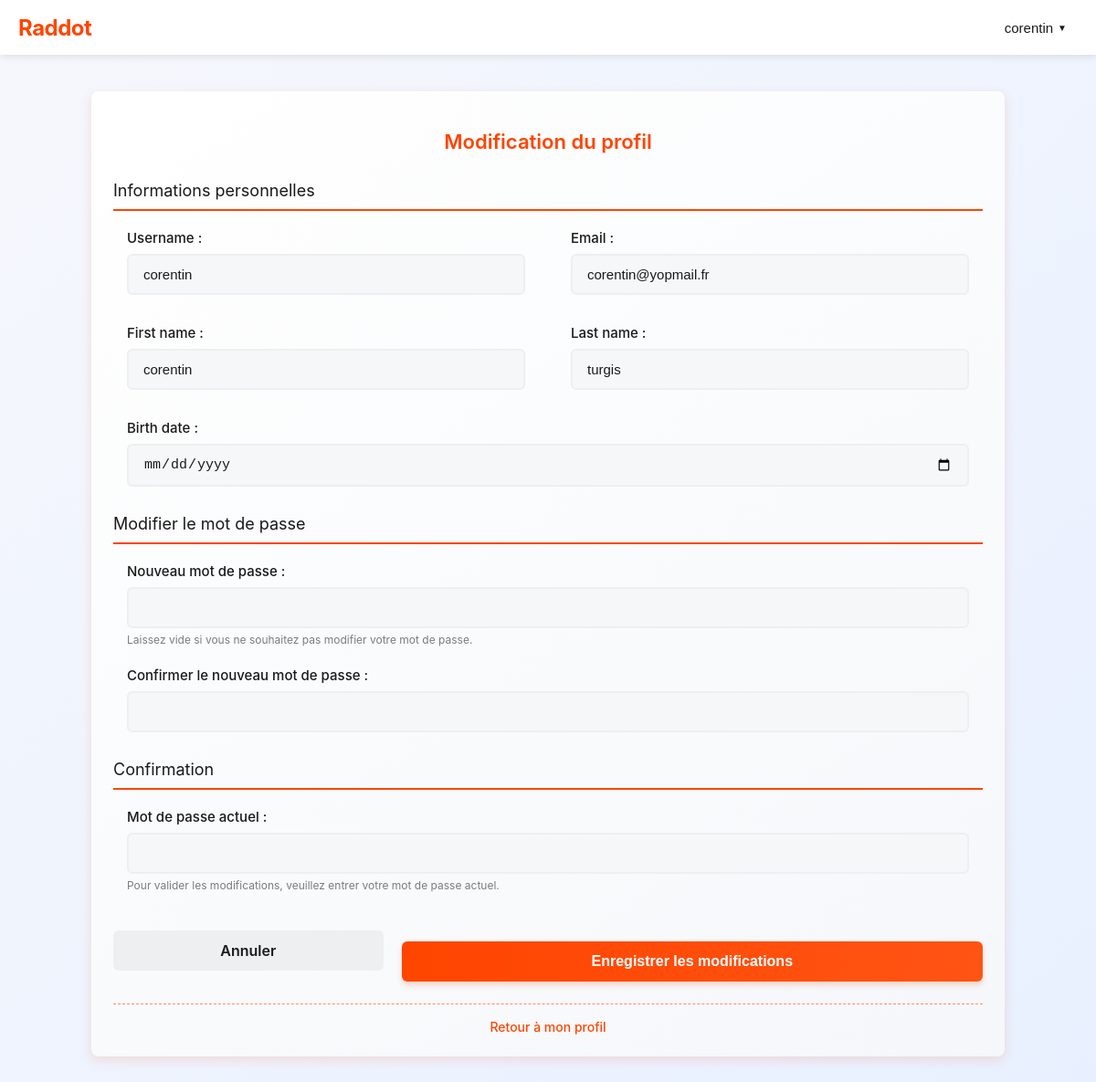
The page /profile/edit/ (signed in) on the database its author committed.
### user_manager/models/User.py (models this page shows, shortened)
class User(AbstractBaseUser):
    email = models.EmailField(max_length=255, unique=True)
    username = models.CharField(max_length=150, unique=True)
    first_name = models.CharField(max_length=150, blank=True)
    last_name = models.CharField(max_length=150, blank=True)
    birth_date = models.DateField(null=True, blank=True)
    is_active = models.BooleanField(default=True)
    is_staff = models.BooleanField(default=False)
    is_admin = models.BooleanField(default=False)
    created_at = models.DateTimeField(default=timezone.now)
    updated_at = models.DateTimeField(default=timezone.now)
    objects = UserManager()
    USERNAME_FIELD = 'email'
    REQUIRED_FIELDS = ['username']

### user_manager/views/profile/update_profile.py (the view)
# urls.py: path('profile/edit/', update_profile, name='update_profile'),
@login_required
def update_profile(request):
    if request.method == 'POST':
        form = UpdateProfileForm(request.POST, instance=request.user, user=request.user)
        if form.is_valid():
            user = form.save(commit=False)
            new_password = form.cleaned_data.get('new_password')
            if new_password:
                user.set_password(new_password)
            user.save()
            messages.success(request, "Votre profil a été mis à jour avec succès!")
            if new_password:
                messages.info(request, "Votre mot de passe a été modifié. Veuillez vous reconnecter.")
                return redirect('user_manager:login')
            return redirect('profile')
    else:
        form = UpdateProfileForm(instance=request.user, user=request.user)
    return render(request, 'user_manager/update_profile.html', {
        'form': form
    })

### user_manager/templates/user_manager/update_profile.html (shortened to what this page needs)
{% extends "base.html" %}
{% load static %}
{% block content %}
    <link rel="stylesheet" href="{% static 'forms.css' %}">
    <link rel="stylesheet" href="{% static 'update_profile.css' %}">
    <div class="update-profile-container">
        <form method="post" novalidate class="update-profile-form">
            <h2>Modification du profil</h2>
            <div class="form-section-title">Informations personnelles</div>
            <div class="form-row">
                <div class="form-group">
                    {{ form.username.label_tag }}
                    {{ form.username }}
                </div>
                <div class="form-group">
                    {{ form.email.label_tag }}
                    {{ form.email }}
                </div>
            </div>
            <div class="form-row">
                <div class="form-group">
                    {{ form.first_name.label_tag }}
                    {{ form.first_name }}
                </div>
                <div class="form-group">
                    {{ form.last_name.label_tag }}
                    {{ form.last_name }}
                </div>
            </div>
            <div class="form-group">
                {{ form.birth_date.label_tag }}
                {{ form.birth_date }}
            </div>
            <div class="form-section-title">Modifier le mot de passe</div>
            <div class="form-group">
                {{ form.new_password.label_tag }}
                {{ form.new_password }}
                <small>Laissez vide si vous ne souhaitez pas modifier votre mot de passe.</small>
            </div>
            <div class="form-group">
                {{ form.confirm_new_password.label_tag }}
                {{ form.confirm_new_password }}
            </div>
            <div class="form-section-title">Confirmation</div>
            <div class="form-group">
                {{ form.current_password.label_tag }}
                {{ form.current_password }}
                <small>Pour valider les modifications, veuillez entrer votre mot de passe actuel.</small>
            </div>
            <div class="actions-container">
                <a href="{% url 'profile' %}" class="cancel-btn">Annuler</a>
                <button type="submit" class="submit-btn">Enregistrer les modifications</button>
            </div>
            <div class="form-footer">
                <a href="{% url 'profile' %}">Retour à mon profil</a>
            </div>
        </form>
    </div>
{% endblock %}

### templates/header.html (shortened to what this page needs)
{% load static %}
<header class="site-header">
    <div class="header-container">
        <div class="logo-container">
            <a href="{% url 'social_app:homepage' %}" class="logo">Raddot</a>
        </div>
        <div class="user-menu-container">
            {% if user.is_authenticated %}
                <div class="dropdown">
                    <button class="dropdown-toggle">
                        <span>{{ user.username }}</span>
                        <i class="dropdown-icon">▼</i>
                    </button>
                </div>
            {% else %}
                <div class="auth-buttons">
                    <a href="{% url 'user_manager:login' %}" class="btn-link">Connexion</a>
                    <a href="{% url 'user_manager:register' %}" class="btn-inscr">Inscription</a>
                </div>
            {% endif %}
        </div>
    </div>
</header>

### static/base.css (style rules this page uses)
* { box-sizing: border-box; }
body { font-family: 'Inter', sans-serif; background-color: #f3f4f6; color: #374151; margin: 0; padding: 0; }

### static/header.css (style rules this page uses)
.site-header { background-color: #ffffff; box-shadow: 0 2px 8px rgba(0, 0, 0, 0.1); padding: 0; position: sticky; top: 0; z-index: 1000; }
.header-container { display: flex; justify-content: space-between; align-items: center; max-width: 1200px; margin: 0 auto; padding: 0 20px; height: 60px; }
.logo-container { flex: 1; }
.logo { color: #ff4500; font-size: 24px; font-weight: 700; text-decoration: none; letter-spacing: -0.5px; transition: color 0.2s; }
.user-menu-container { flex: 1; display: flex; justify-content: flex-end; align-items: center; }
.dropdown { position: relative; display: inline-block; }
.dropdown-toggle { background: none; border: none; display: flex; align-items: center; padding: 8px 12px; cursor: pointer; font-size: 15px; color: #1a1a1b; border-radius: 4px; transition: background-color 0.2s; }
.dropdown-icon { font-size: 10px; margin-left: 5px; transition: transform 0.2s; }

### static/toaster.css (style rules this page uses)
div { display: block; unicode-bidi: isolate; }

### static/forms.css (style rules this page uses)
:root { --primary-color: #ff4500; --secondary-color: #7193ff; --accent-color: #33a8ff; --success-color: #46d160; --error-color: #ea0027; --text-dark: #1a1a1b; --text-light: #ffffff; --background-light: #ffffff; --background-dark: #0b1416; --input-bg: #f6f7f8; --border-color: #edeff1; --hover-color: #ff5414; --divider-color: #ff8c69; }
form { max-width: 400px; margin: 20px auto; padding: 24px; background: linear-gradient(145deg, var(--background-light), #f5f7fa); border-radius: 8px; box-shadow: 0 4px 12px rgba(255, 69, 0, 0.15); border-top: 4px solid var(--primary-color); box-sizing: border-box; }
form h2 { font-size: 22px; margin-bottom: 24px; color: var(--primary-color); font-weight: 600; text-align: center; text-shadow: 1px 1px 1px rgba(0, 0, 0, 0.05); }
.form-group { margin-bottom: 22px; position: relative; width: 100%; }
label { display: block; margin-bottom: 8px; font-size: 15px; font-weight: 500; color: var(--text-dark); transition: color 0.3s; }
input[type="text"], input[type="email"], input[type="password"], input[type="date"], textarea, select { width: 100%; padding: 12px 16px; border: 2px solid var(--border-color); border-radius: 6px; background-color: var(--input-bg); font-size: 15px; color: var(--text-dark); transition: all 0.3s ease; box-sizing: border-box; }
::placeholder { color: #b5b8ba; opacity: 1; }
button[type="submit"], input[type="submit"] { margin-top: 24px; }
.btn, button[type="submit"], input[type="submit"] { display: inline-block; padding: 12px 20px; background: linear-gradient(to right, var(--primary-color), var(--hover-color)); color: var(--text-light); border: none; border-radius: 6px; font-size: 16px; font-weight: 700; text-align: center; cursor: pointer; text-decoration: none; transition: all 0.3s ease; width: 100%; box-shadow: 0 4px 6px rgba(255, 69, 0, 0.2); box-sizing: border-box; }
.form-footer { margin-top: 24px; text-align: center; font-size: 14px; color: #878a8c; padding-top: 16px; border-top: 1px dashed var(--divider-color); }
.form-footer a { color: var(--primary-color); text-decoration: none; font-weight: 500; transition: all 0.2s; }

### rows shown on the page
User: username "corentin", email "corentin@yopmail.fr", first_name "corentin", last_name "turgis"
